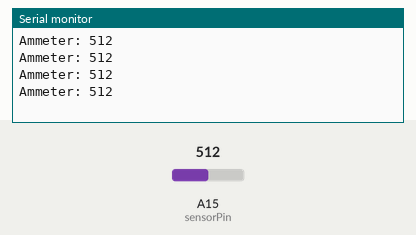
This sketch was run on a simulated Arduino Mega 2560, built with avr-gcc and run on an emulated ATmega2560. Parts: the last lines printed to the serial monitor. The inputs (shaded band) are chosen by the test bench; at power-on: A15 (sensorPin) = 512.

Above: at 1.2 s.
1.3 s: A15 (sensorPin) set to 716
At 1.71 s:
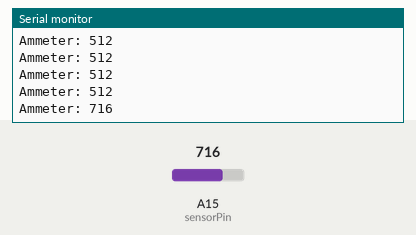
2.8 s: A15 (sensorPin) set to 900
At 2.91 s:
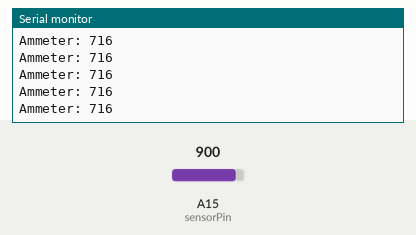
Timing chart, 0 to 5.8 s (numbered marks = the images above; inputs shaded):
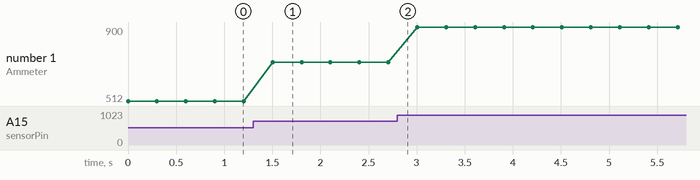

The sketch:

Test-Ammeter.ino
```cpp
const int sensorPin = A15;

void setup() {
  Serial.begin(9600);

}

void loop() {
  int ammeterVal;
  ammeterVal = (analogRead(sensorPin) + analogRead(sensorPin) + analogRead(sensorPin)) / 3;
  Serial.print("Ammeter: ");
  Serial.println (ammeterVal);
  delay(300);
}
```

Measured:
- after the input at 1.3 s, the serial monitor: prints a new line after 0.20 s (image 1)
- plotted number 1: 512 → 716 after the input at 1.3 s, 716 → 900 after the input at 2.8 s
